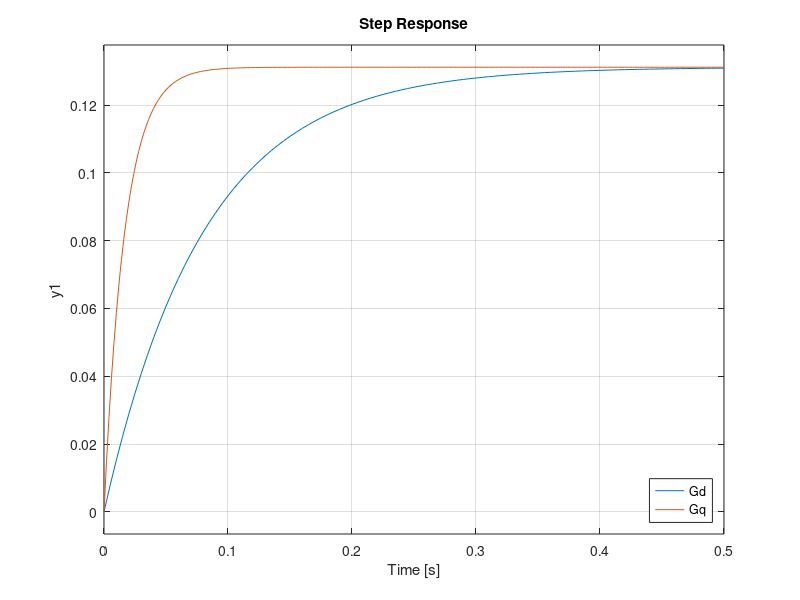

Recreate this plot in MATLAB.
%% sDQLoops.m
% Author: Daniel F. Daza
% This file is intended to study the transfer functions of the direct and
% quadrature axes.
clc, clear, close all;

%% Define transfer functions and simulate step
Gd = tf(0.1312, [0.0806, 1]);
Gq = tf(0.1312, [0.0168, 1]);

figure; hold on;
step(Gd, Gq);
legend('Gd', 'Gq', 'Location', 'SouthEast');